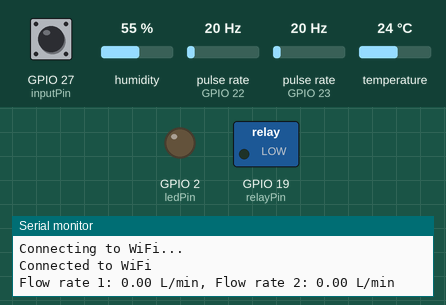
Simulated run of this sketch. Board: ESP32. Parts: switched loads named in the sketch (green lamp = pin HIGH), output pins drawn as LEDs (lit = HIGH), the last lines printed to the serial monitor. Wiring (inferred from the names in the program): 2 × pulse sensor: data GPIO 22 / data GPIO 23. The inputs (shaded band) are chosen by the test bench; at power-on: GPIO 27 (inputPin) HIGH, pulse rate (sensors on GPIO 22, GPIO 23) 20 Hz, humidity 55 %, temperature 24 °C. WiFi joins after 1.5 s; servers stay silent unless stated.

Above: at 3.5 s.
3.6 s: GPIO 27 (inputPin) pulled LOW for 3.2 s
At 6.1 s:
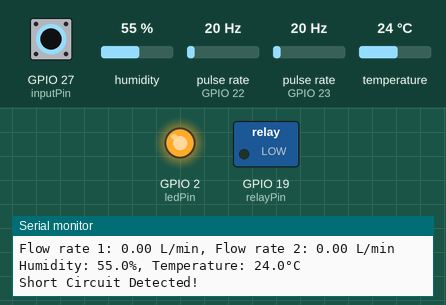
At 8.8 s:
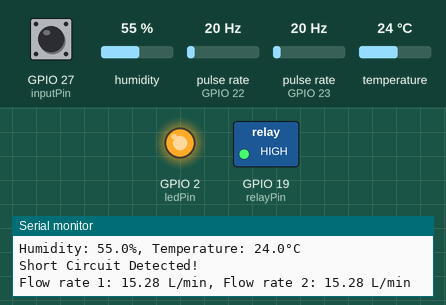
14.8 s: pulse rate (sensor on GPIO 22) set to 15 Hz
27.5 s: pulse rate (sensor on GPIO 22) set to 11 Hz
At 37.8 s:
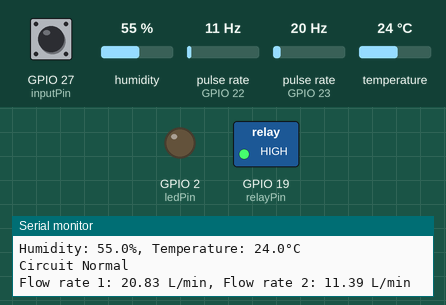
44.3 s: pulse rate (sensor on GPIO 22) set to 47 Hz
58.3 s: pulse rate (sensor on GPIO 22) set to 55 Hz
Timing chart, 0 to 60.8 s (numbered marks = the images above; inputs shaded):
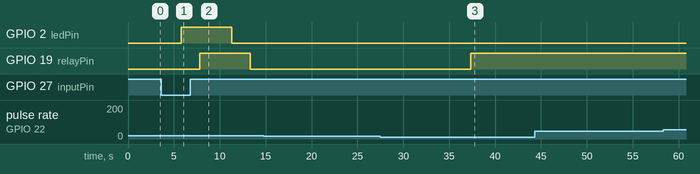

The sketch:

Arduino_IDE_CODE.ino
```cpp
#define BLYNK_TEMPLATE_ID "TMPL3l-FmibDs"
#define BLYNK_TEMPLATE_NAME "AQUA METER"
#define BLYNK_AUTH_TOKEN "Oc2q6JNIT2R2KtR__9TJJ96OumGM5Q2-"
#define BLYNK_PRINT serial

#include <esp_now.h>
#include <WiFi.h>
#include <DHT.h>
#include <BlynkSimpleEsp32.h>

// WiFi Credentials
#define BLYNK_WIFI_SSID "NOTHING"
#define BLYNK_WIFI_PASSWORD "0987654321"

// Pin Definitions
#define SENSOR1 23
#define SENSOR2 22
#define DHT_PIN 21
#define DHT_TYPE DHT22
const int inputPin = 27;
const int ledPin = 2;
const int relayPin = 19;

// DHT Sensor Setup
DHT dht(DHT_PIN, DHT_TYPE);

// Flow Sensor Variables
float calibrationFactor = 4.5;
volatile byte pulseCount1 = 0, pulseCount2 = 0;
float flowRate1 = 0.0, flowRate2 = 0.0;
long previousMillis = 0;
const int interval = 1600; // Interval for flow rate calculation (ms)

// ESP-NOW Data Structure
typedef struct struct_message {
  int id;           // Unique ID for sender
  int moisture;     // Moisture reading
  char text[50];    // Additional text data
} struct_message;

// Instances for ESP-NOW
struct_message readings;
struct_message boardsStruct[3];

// ESP-NOW Receive Callback
void OnDataRecv(const esp_now_recv_info* info, const uint8_t* incomingData, int len) {
  memcpy(&readings, incomingData, sizeof(readings));
  boardsStruct[readings.id - 1].moisture = readings.moisture;
  strncpy(boardsStruct[readings.id - 1].text, readings.text, sizeof(boardsStruct[readings.id - 1].text) - 1);
  boardsStruct[readings.id - 1].text[sizeof(boardsStruct[readings.id - 1].text) - 1] = '\0';

  Serial.printf("Board ID %d: Moisture = %d%%, Message = %s\n",
                readings.id, readings.moisture, boardsStruct[readings.id - 1].text);
}

// Flow Sensor Interrupt Handlers
void IRAM_ATTR pulseCounter1() { pulseCount1++; }
void IRAM_ATTR pulseCounter2() { pulseCount2++; }

// Function to send data to Blynk
void sendToBlynk() {
  // Read temperature and humidity from the DHT sensor
  float humidity = dht.readHumidity();
  float temperature = dht.readTemperature();

  if (!isnan(humidity) && !isnan(temperature)) {
    Blynk.virtualWrite(V0, temperature); // Send temperature
    Blynk.virtualWrite(V1, humidity);    // Send humidity
  } else {
    Serial.println("Failed to read from DHT sensor!");
    delay(2000);
    Blynk.virtualWrite(V8, "DHT Error"); // Notify error in Blynk
  }

  // Send flow rates
  Blynk.virtualWrite(V2, flowRate1); // Flow rate 1
  Blynk.virtualWrite(V3, flowRate2); // Flow rate 2

  // Send moisture levels from slave boards
  for (int i = 0; i < 3; i++) {
    int virtualPin = V4 + i; // Assign V4, V5, V6 for boards 1, 2, 3
    Blynk.virtualWrite(virtualPin, boardsStruct[i].moisture);
  }
}

void setup() {
  Serial.begin(115200);

  // Initialize DHT sensor
  dht.begin();

  // Connect to WiFi
  WiFi.begin(BLYNK_WIFI_SSID, BLYNK_WIFI_PASSWORD);
  while (WiFi.status() != WL_CONNECTED) {
    delay(1000);
    Serial.println("Connecting to WiFi...");
  }
  Serial.println("Connected to WiFi");

  // Start Blynk
  Blynk.begin(BLYNK_AUTH_TOKEN, BLYNK_WIFI_SSID, BLYNK_WIFI_PASSWORD);

  // Initialize ESP-NOW
  WiFi.mode(WIFI_STA);
  if (esp_now_init() != ESP_OK) {
    Serial.println("Error initializing ESP-NOW");
    return;
  }
  esp_now_register_recv_cb(OnDataRecv);

  // Setup flow sensors
  pinMode(SENSOR1, INPUT_PULLUP);
  pinMode(SENSOR2, INPUT_PULLUP);
  attachInterrupt(digitalPinToInterrupt(SENSOR1), pulseCounter1, FALLING);
  attachInterrupt(digitalPinToInterrupt(SENSOR2), pulseCounter2, FALLING);

  // Setup circuit input and output
  pinMode(inputPin, INPUT_PULLUP);
  pinMode(ledPin, OUTPUT);
  pinMode(relayPin, OUTPUT);
  digitalWrite(ledPin, LOW);
  digitalWrite(relayPin, LOW);
}

void loop() {
  static unsigned long lastBlynkUpdate = 0;
  unsigned long currentMillis = millis();

  // Update Blynk data every 2 seconds
  if (currentMillis - lastBlynkUpdate > 2000) {
    sendToBlynk();
    lastBlynkUpdate = currentMillis;
  }

  // Flow rate calculations
  if (currentMillis - previousMillis > interval) {
    flowRate1 = (pulseCount1 * (1000.0 / interval)) / calibrationFactor;
    flowRate2 = (pulseCount2 * (1000.0 / interval)) / calibrationFactor;
    pulseCount1 = pulseCount2 = 0;
    previousMillis = currentMillis;

    Serial.printf("Flow rate 1: %.2f L/min, Flow rate 2: %.2f L/min\n", flowRate1, flowRate2);
    delay(1500);
    if (abs(flowRate1 - flowRate2) > 4) {
      Serial.println("Leakage detected!");
      delay(2000);
    }
  }

  // Read and display DHT sensor values
  float humidity = dht.readHumidity();
  float temperature = dht.readTemperature();
  if (isnan(humidity) || isnan(temperature)) {
    Serial.println("Failed to read from DHT sensor!");
    delay(2000);
  } else {
    Serial.printf("Humidity: %.1f%%, Temperature: %.1f°C\n", humidity, temperature);
    delay(2000);
  }

  // Circuit state check
  int wireState = digitalRead(inputPin);
  if (wireState == LOW) {
    Serial.println("Short Circuit Detected!");
    digitalWrite(ledPin, HIGH);
    delay(2000);
  } else {
    Serial.println("Circuit Normal");
    digitalWrite(ledPin, LOW);
    delay(2000);
  }

  // Moisture condition evaluation
  bool moistureCondition = true;
  for (int i = 0; i < 3; i++) {
    if (boardsStruct[i].moisture <= 30) {
      moistureCondition = false;
      break;
    }
  }

  // Activate relay based on conditions
  if (moistureCondition || wireState == LOW || abs(flowRate1 - flowRate2) > 4) {
    digitalWrite(relayPin, HIGH);
    digitalWrite(V0, HIGH);
  } else {
    digitalWrite(relayPin, LOW);
    digitalWrite(V0, LOW);
  }

  // Run Blynk
  Blynk.run();
}
```

Measured:
- the behaviour switches between 13 and 12 Hz on pulse rate (sensor on GPIO 22) (found by bisection; images 2 and 3)
- after the input at 3.6 s, GPIO 2 (ledPin): LOW → HIGH after 2.2 s, → LOW 5.5 s later; GPIO 19 (relayPin): LOW → HIGH after 4.2 s, → LOW 5.5 s later
- after the input at 27.5 s, GPIO 19 (relayPin): LOW → HIGH after 9.9 s
